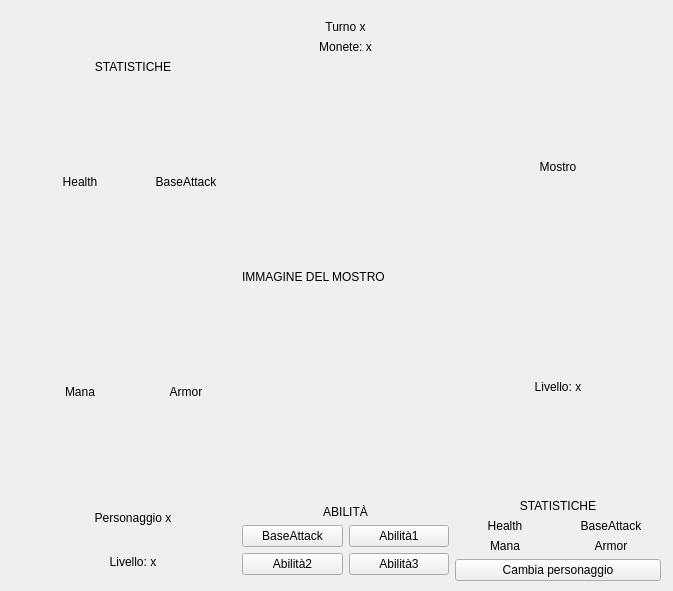
<?xml version="1.0" encoding="UTF-8"?>
<ui version="4.0">
 <class>Form</class>
 <widget class="QWidget" name="Form">
  <property name="geometry">
   <rect>
    <x>0</x>
    <y>0</y>
    <width>673</width>
    <height>591</height>
   </rect>
  </property>
  <property name="sizePolicy">
   <sizepolicy hsizetype="Preferred" vsizetype="Fixed">
    <horstretch>0</horstretch>
    <verstretch>0</verstretch>
   </sizepolicy>
  </property>
  <property name="windowTitle">
   <string>Form</string>
  </property>
  <widget class="QWidget" name="verticalLayoutWidget">
   <property name="geometry">
    <rect>
     <x>30</x>
     <y>20</y>
     <width>631</width>
     <height>561</height>
    </rect>
   </property>
   <layout class="QVBoxLayout" name="verticalLayout">
    <item>
     <widget class="QLabel" name="label_2">
      <property name="sizePolicy">
       <sizepolicy hsizetype="Preferred" vsizetype="Fixed">
        <horstretch>0</horstretch>
        <verstretch>0</verstretch>
       </sizepolicy>
      </property>
      <property name="text">
       <string>Turno x</string>
      </property>
      <property name="alignment">
       <set>Qt::AlignCenter</set>
      </property>
     </widget>
    </item>
    <item>
     <widget class="QLabel" name="label_4">
      <property name="sizePolicy">
       <sizepolicy hsizetype="Preferred" vsizetype="Fixed">
        <horstretch>0</horstretch>
        <verstretch>0</verstretch>
       </sizepolicy>
      </property>
      <property name="text">
       <string>Monete: x</string>
      </property>
      <property name="alignment">
       <set>Qt::AlignCenter</set>
      </property>
     </widget>
    </item>
    <item>
     <layout class="QGridLayout" name="gridLayout_2">
      <item row="0" column="2">
       <layout class="QVBoxLayout" name="verticalLayout_3">
        <item>
         <widget class="QLabel" name="label_7">
          <property name="text">
           <string>Mostro</string>
          </property>
          <property name="alignment">
           <set>Qt::AlignCenter</set>
          </property>
         </widget>
        </item>
        <item>
         <widget class="QLabel" name="label_15">
          <property name="text">
           <string>Livello: x</string>
          </property>
          <property name="alignment">
           <set>Qt::AlignCenter</set>
          </property>
         </widget>
        </item>
       </layout>
      </item>
      <item row="0" column="0">
       <layout class="QGridLayout" name="gridLayout_6">
        <item row="0" column="2">
         <layout class="QGridLayout" name="gridLayout_8">
          <item row="2" column="1">
           <widget class="QLabel" name="label_13">
            <property name="text">
             <string>Armor</string>
            </property>
            <property name="alignment">
             <set>Qt::AlignCenter</set>
            </property>
           </widget>
          </item>
          <item row="2" column="0">
           <widget class="QLabel" name="label_11">
            <property name="text">
             <string>Mana</string>
            </property>
            <property name="alignment">
             <set>Qt::AlignCenter</set>
            </property>
           </widget>
          </item>
          <item row="1" column="0">
           <widget class="QLabel" name="label_10">
            <property name="text">
             <string>Health</string>
            </property>
            <property name="alignment">
             <set>Qt::AlignCenter</set>
            </property>
           </widget>
          </item>
          <item row="1" column="1">
           <widget class="QLabel" name="label_9">
            <property name="text">
             <string>BaseAttack</string>
            </property>
            <property name="alignment">
             <set>Qt::AlignCenter</set>
            </property>
           </widget>
          </item>
          <item row="0" column="0" colspan="2">
           <widget class="QLabel" name="label_8">
            <property name="sizePolicy">
             <sizepolicy hsizetype="Preferred" vsizetype="Maximum">
              <horstretch>0</horstretch>
              <verstretch>0</verstretch>
             </sizepolicy>
            </property>
            <property name="text">
             <string>STATISTICHE</string>
            </property>
            <property name="alignment">
             <set>Qt::AlignCenter</set>
            </property>
           </widget>
          </item>
         </layout>
        </item>
       </layout>
      </item>
      <item row="0" column="1">
       <layout class="QGridLayout" name="gridLayout_11">
        <item row="0" column="0">
         <widget class="QLabel" name="label_17">
          <property name="text">
           <string>IMMAGINE DEL MOSTRO</string>
          </property>
         </widget>
        </item>
       </layout>
      </item>
     </layout>
    </item>
    <item>
     <layout class="QGridLayout" name="gridLayout">
      <item row="0" column="0">
       <layout class="QVBoxLayout" name="verticalLayout_2">
        <property name="sizeConstraint">
         <enum>QLayout::SetNoConstraint</enum>
        </property>
        <item>
         <widget class="QLabel" name="label">
          <property name="text">
           <string>Personaggio x</string>
          </property>
          <property name="alignment">
           <set>Qt::AlignCenter</set>
          </property>
         </widget>
        </item>
        <item>
         <widget class="QLabel" name="label_14">
          <property name="text">
           <string>Livello: x</string>
          </property>
          <property name="alignment">
           <set>Qt::AlignCenter</set>
          </property>
         </widget>
        </item>
       </layout>
      </item>
      <item row="0" column="2">
       <layout class="QGridLayout" name="gridLayout_5">
        <item row="2" column="0">
         <widget class="QLabel" name="label_6">
          <property name="text">
           <string>Mana</string>
          </property>
          <property name="alignment">
           <set>Qt::AlignCenter</set>
          </property>
         </widget>
        </item>
        <item row="3" column="0" colspan="2">
         <widget class="QPushButton" name="pushButton_9">
          <property name="text">
           <string>Cambia personaggio</string>
          </property>
         </widget>
        </item>
        <item row="1" column="1">
         <widget class="QLabel" name="label_5">
          <property name="text">
           <string>BaseAttack</string>
          </property>
          <property name="alignment">
           <set>Qt::AlignCenter</set>
          </property>
         </widget>
        </item>
        <item row="2" column="1">
         <widget class="QLabel" name="label_12">
          <property name="text">
           <string>Armor</string>
          </property>
          <property name="alignment">
           <set>Qt::AlignCenter</set>
          </property>
         </widget>
        </item>
        <item row="1" column="0">
         <widget class="QLabel" name="label_3">
          <property name="text">
           <string>Health</string>
          </property>
          <property name="alignment">
           <set>Qt::AlignCenter</set>
          </property>
         </widget>
        </item>
        <item row="0" column="0" colspan="2">
         <widget class="QLabel" name="label_16">
          <property name="sizePolicy">
           <sizepolicy hsizetype="Preferred" vsizetype="Fixed">
            <horstretch>0</horstretch>
            <verstretch>0</verstretch>
           </sizepolicy>
          </property>
          <property name="text">
           <string>STATISTICHE</string>
          </property>
          <property name="alignment">
           <set>Qt::AlignCenter</set>
          </property>
         </widget>
        </item>
       </layout>
      </item>
      <item row="0" column="1">
       <layout class="QGridLayout" name="gridLayout_9">
        <item row="0" column="0">
         <layout class="QGridLayout" name="gridLayout_14">
          <item row="1" column="1">
           <widget class="QPushButton" name="pushButton_14">
            <property name="text">
             <string>Abilità1</string>
            </property>
           </widget>
          </item>
          <item row="0" column="0" colspan="2">
           <widget class="QLabel" name="label_26">
            <property name="sizePolicy">
             <sizepolicy hsizetype="Preferred" vsizetype="Fixed">
              <horstretch>0</horstretch>
              <verstretch>0</verstretch>
             </sizepolicy>
            </property>
            <property name="text">
             <string>ABILITÀ</string>
            </property>
            <property name="alignment">
             <set>Qt::AlignCenter</set>
            </property>
           </widget>
          </item>
          <item row="2" column="0">
           <widget class="QPushButton" name="pushButton_15">
            <property name="text">
             <string>Abilità2</string>
            </property>
           </widget>
          </item>
          <item row="1" column="0">
           <widget class="QPushButton" name="pushButton_16">
            <property name="text">
             <string>BaseAttack</string>
            </property>
           </widget>
          </item>
          <item row="2" column="1">
           <widget class="QPushButton" name="pushButton_17">
            <property name="text">
             <string>Abilità3</string>
            </property>
           </widget>
          </item>
         </layout>
        </item>
       </layout>
      </item>
     </layout>
    </item>
   </layout>
  </widget>
 </widget>
 <resources/>
 <connections/>
</ui>
